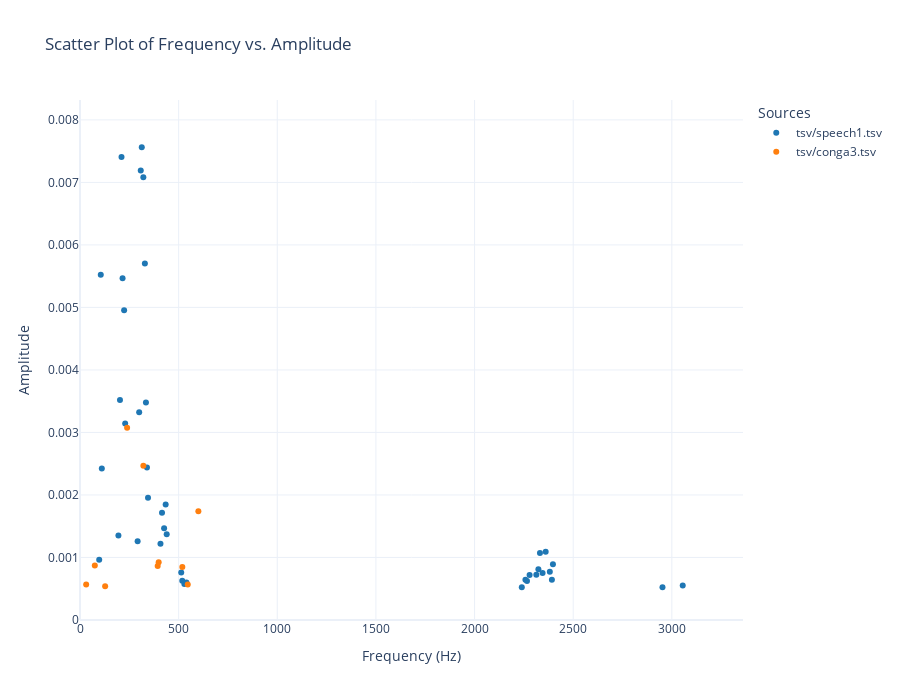

The notebook cell saved with this chart:
### Markdown cell above
2D visualization for tsv data without time domain

### Code cell
from py_scripts.multiplotter import plot_scatter

plot_scatter(files=['tsv/speech1.tsv', 'tsv/conga3.tsv'], mode='markers')

# Sample usage:
# plot_scatter(files=['speech1.tsv', 'speech2.tsv'], labels=['Speech1', 'Speech2'], mode='markers')
# or
# plot_scatter(dfs=[df1, df2], labels=['DataFrame1', 'DataFrame2'], mode='lines')
#
# Most relevant modes are 'markers', 'lines', and 'markers+lines'

### Figure 1 — Plotly figure (JSON) as saved in the notebook; plotly's stock layout.template omitted (floating-point values rounded to 4 significant figures)
{"data": [{"line": {"color": "#1f77b4"}, "marker": {"color": "#1f77b4"}, "mode": "markers", "name": "tsv/speech1.tsv", "type": "scatter", "x": [97.37, 105.3, 110.5, 194.7, 202.6, 210.5, 215.8, 223.7, 228.9, 292.1, 300.0, 307.9, 313.2, 321.1, 328.9, 334.2, 339.5, 344.7, 407.9, 415.8, 426.3, 434.2, 439.5, 513.2, 518.4, 528.9, 539.5, 2239.0, 2258.0, 2266.0, 2279.0, 2313.0, 2324.0, 2332.0, 2345.0, 2361.0, 2382.0, 2392.0, 2397.0, 2953.0, 3055.0], "y": [0.0009648, 0.005521, 0.002423, 0.001351, 0.003517, 0.007408, 0.005467, 0.004954, 0.003144, 0.001261, 0.003322, 0.007189, 0.007562, 0.007083, 0.005702, 0.003478, 0.002441, 0.001954, 0.001222, 0.001716, 0.001468, 0.001848, 0.001371, 0.0007603, 0.0006279, 0.0005749, 0.0006008, 0.0005227, 0.0006431, 0.0006238, 0.0007216, 0.0007252, 0.0008114, 0.001073, 0.0007516, 0.00109, 0.000773, 0.0006453, 0.0008912, 0.0005222, 0.0005532]}, {"line": {"color": "#ff7f0e"}, "marker": {"color": "#ff7f0e"}, "mode": "markers", "name": "tsv/conga3.tsv", "type": "scatter", "x": [31.25, 75.0, 127.5, 238.8, 321.2, 393.8, 398.8, 518.8, 546.2, 600.0], "y": [0.0005687, 0.0008704, 0.0005404, 0.003074, 0.002468, 0.000865, 0.0009237, 0.0008488, 0.0005669, 0.001739]}], "layout": {"height": 700, "legend": {"title": {"text": "Sources"}}, "title": {"text": "Scatter Plot of Frequency vs. Amplitude"}, "width": 900, "xaxis": {"range": [0, 3361.0], "title": {"text": "Frequency (Hz)"}}, "yaxis": {"range": [0, 0.008318], "title": {"text": "Amplitude"}}}}
